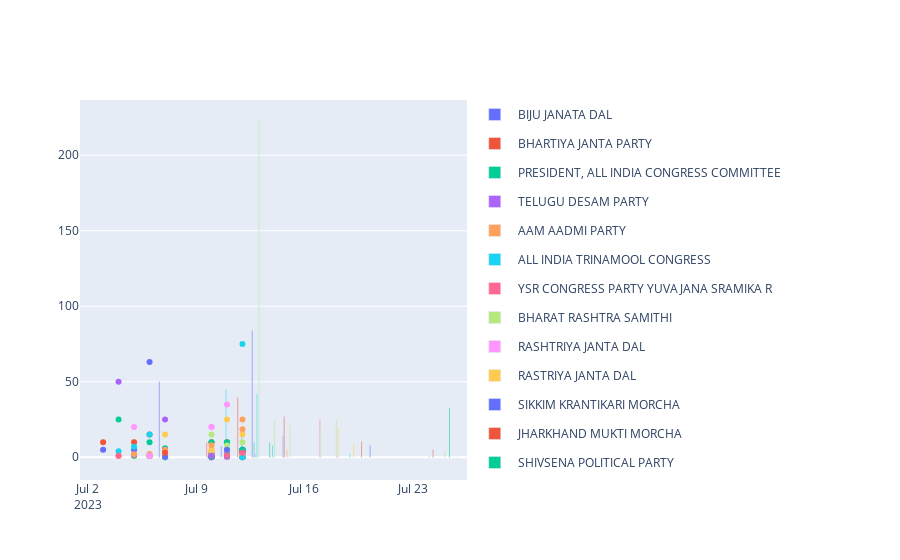

Source (notebook cell):
### Code cell
import plotly.express as px
import plotly as plt

# Assuming df_party and df_donor are your DataFrames
# Replace 'date', 'funds', 'party', 'donor', and 'donation' with the actual column names in your DataFrames

# Create bar plot for df_party

bar_fig = px.bar(plt_data_party, x='date', y='funds', color='party',
                 labels={'date': 'Date', 'funds': 'Funds', 'party': 'Party'},
                 title='Funds Raised by Party Over Time')

# bar_fig.update_xaxes(tick0 = df_party['date'][0],dtick = 60)
# bar_fig.update(dtick = 0)
# Create scatter plot for df_donor
scatter_fig = px.scatter(plt_data_donor, x='date', y='donation',color='donor',
                         labels={'date': 'Date', 'donation': 'Donation', 'donor': 'Donor'},
                         title='Donations Over Time by Donor')

# Create a combined figure
combined_fig = plt.graph_objects.Figure()

# Add traces from the bar plot
for trace in bar_fig.data:
    combined_fig.add_trace(trace)

    
# Add traces from the scatter plot
for trace in scatter_fig.data:
    combined_fig.add_trace(trace)

    
# Show the combined plot

combined_fig.show()
